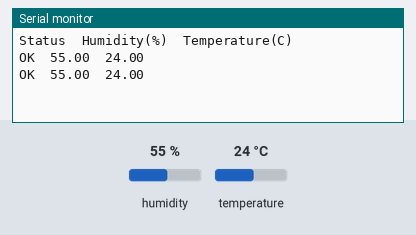
Simulated run of this sketch. Board: ESP32. Parts: the last lines printed to the serial monitor. Inputs (shaded band) come from the test bench; at power-on: humidity 55 %, temperature 24 °C.

Above: at 4.8 s.
4.9 s: humidity set to 22 %
At 6.6 s:
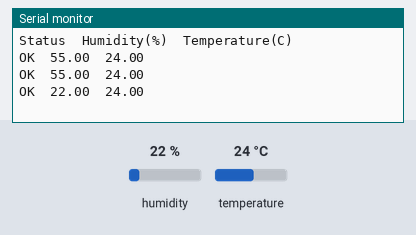
7.9 s: temperature set to 12 °C
At 8.5 s:
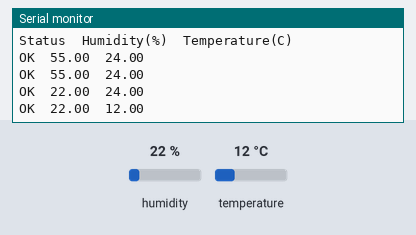
10.9 s: humidity set to 40 %
At 13.5 s:
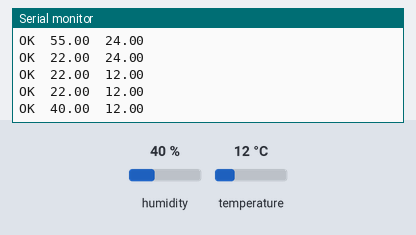
Timing chart, 0 to 15.0 s (numbered marks = the images above; inputs shaded):
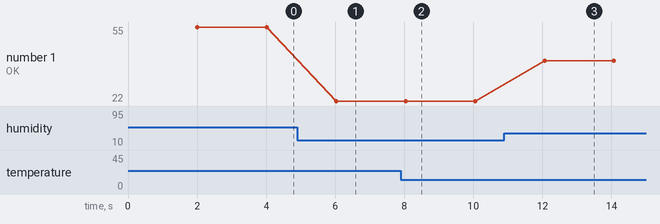

The sketch:

DHT11_ESP32_Sensor.ino
```cpp
#include "DHTesp.h"
#define DHTpin 27
DHTesp dht;
void setup() {
  // put your setup code here, to run once:
  Serial.begin(115200);
  Serial.println();
  Serial.println("Status\tHumidity(%)\tTemperature(C)");

  dht.setup(DHTpin,DHTesp::DHT11);


}

void loop() {
  // put your main code here, to run repeatedly:


 delay(2000);
  float h = dht.getHumidity();
  float t = dht.getTemperature();

  Serial.print(dht.getStatusString());
  Serial.print("\t");
  Serial.print(h);
  Serial.print("\t");
  Serial.println(t);


}
```

Measured:
- after the input at 4.9 s, the serial monitor: prints a new line after 1.1 s (image 1)
- after the input at 7.9 s, the serial monitor: prints a new line after 0.14 s (image 2)
- after the input at 10.9 s, the serial monitor: prints a new line after 1.2 s (image 3)
- plotted number 1: 55 → 22 after the input at 4.9 s, 22 → 40 after the input at 10.9 s
